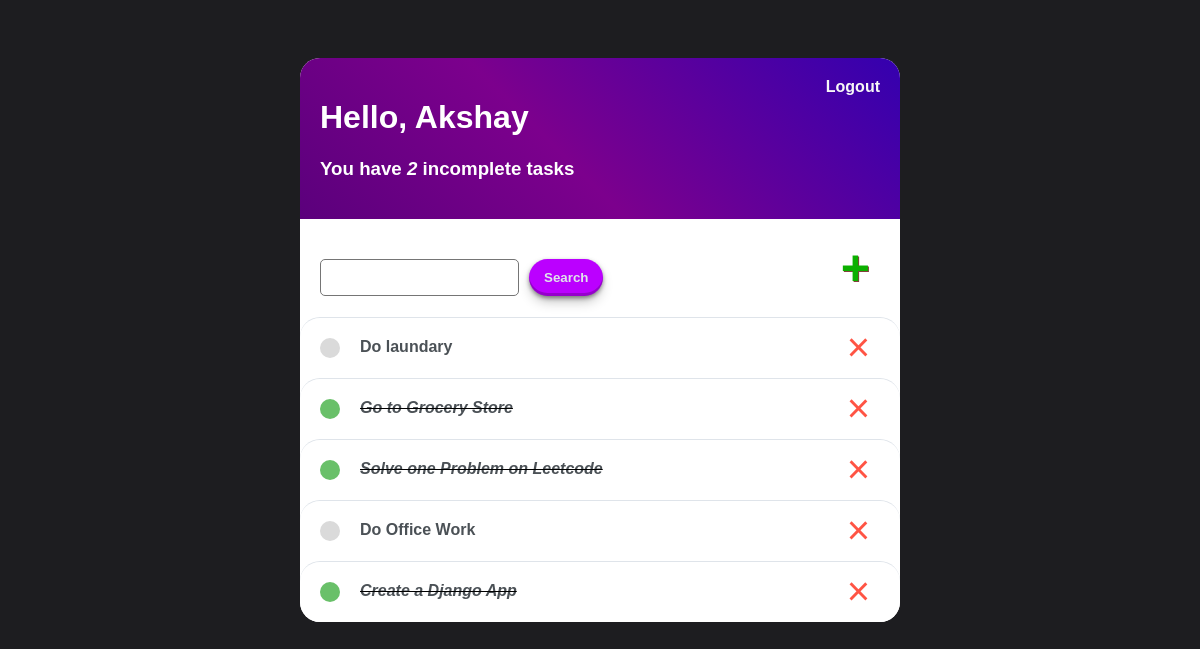
The page / (signed in) on the database as committed earlier.
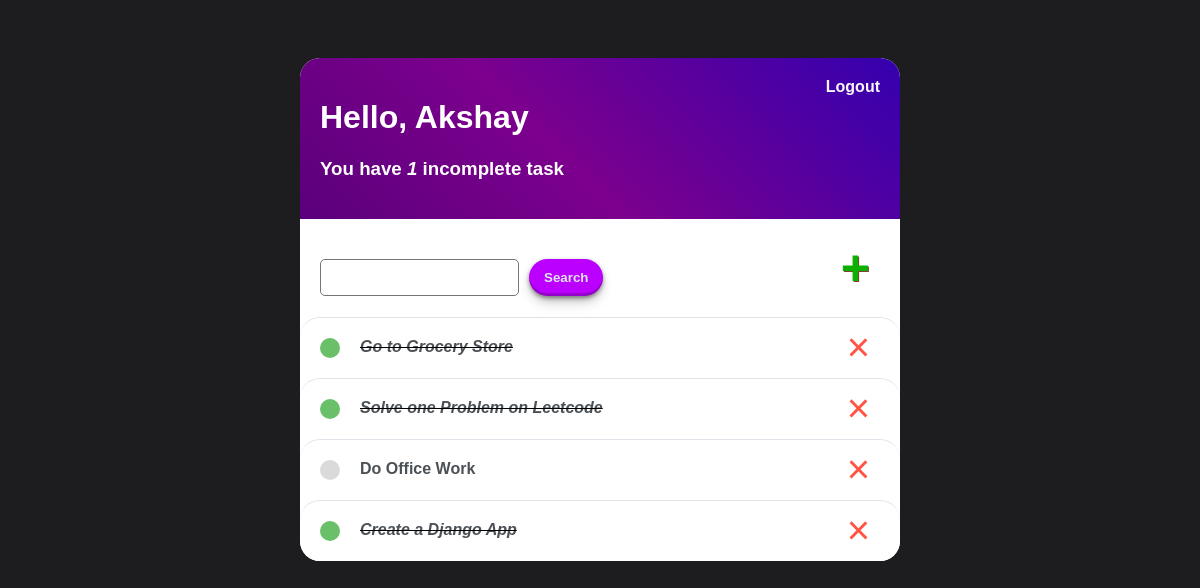
The same page on the database as committed later.
### base/models.py (models this page shows)
class Task(models.Model):
    user = models.ForeignKey(User, on_delete=models.CASCADE, null=True, blank=True)
    title = models.CharField(max_length=200)
    description = models.TextField(null=True, blank=True)
    complete = models.BooleanField(default=False)
    create = models.DateTimeField(auto_now_add=True)

### base/views.py (the view)
# urls.py: path('', TaskList.as_view(), name='tasks'),
class TaskList(LoginRequiredMixin, ListView):
    model = Task
    context_object_name = 'tasks'
    def get_context_data(self, **kwargs):
        context = super().get_context_data(**kwargs)
        context['tasks'] = context['tasks'].filter(user=self.request.user)
        context['count'] = context['tasks'].filter(complete=False).count()
        search_input = self.request.GET.get('search-area') or ''
        if search_input:
            context['tasks'] = context['tasks'].filter(title__startswith=search_input)
        context['search_input'] = search_input
        return context

### base/templates/base/task_list.html
{% extends 'base/main.html' %}
{% block content %}
<div class="header-bar">
    <div>
        <h1>Hello, {{request.user|title}}</h1>
        <h3>You have <i>{{count}}</i> incomplete task{{count|pluralize:"s"}}</h3>
    </div>
    {% if request.user.is_authenticated %}
    <a class="btn" href="{% url 'base:logout' %}">Logout</a>
    {% else %}
    <a class="btn" href="{% url 'base:login' %}">Login</a>
    {% endif %}
</div>
<div id="search-add-wrapper">
    <form method="GET" style="margin-top: 20px; display: flex;">
        <input class="search-area" type="text" name="search-area" value="{{search_input}}">
        <input class="button" type="submit" value="Search">
    </form>
    <a id="add-link" href="{% url 'base:task-create' %}">&#x2b;</a>
</div>
<div class="task-items-wrapper">
    {% for task in tasks %}
        <div class="task-wrapper">
            {% if task.complete %}
                <div class="task-title">
                    <div class="task-complete-icon"></div>
                    <i><s><a href="{% url 'base:task-update' task.id %}">{{task.title}}</a></s></i>
                </div>
                <a class="delete-link" href="{% url 'base:task-delete' task.id %}">&#215;</a>
                {% else %}
                    <div class="task-title">
                        <div class="task-incomplete-icon"></div>
                        <a href="{% url 'base:task-update' task.id %}">{{task.title}}</a>
                    </div>
                    <a class="delete-link" href="{% url 'base:task-delete' task.id %}">&#215;</a>
                {% endif %}
        </div>
    {% empty %}
    <h1 style="padding: 30px; font-family: 'Nunito', sans-serif; font-weight: 200; color: brown;">No Task! <a id="add-link" href="{% url 'base:task-create' %}" style="font-size: 30px;text-decoration: underline; color: rgb(76, 76, 76);">ADD NOW</a></h1>
    {% endfor %}
</div>
{% endblock %}

Rows that differ between the two databases and show on the page:
removed Task: title "Do laundary"
Other text that changed with them:
{{ count }}: "2" → "1"
